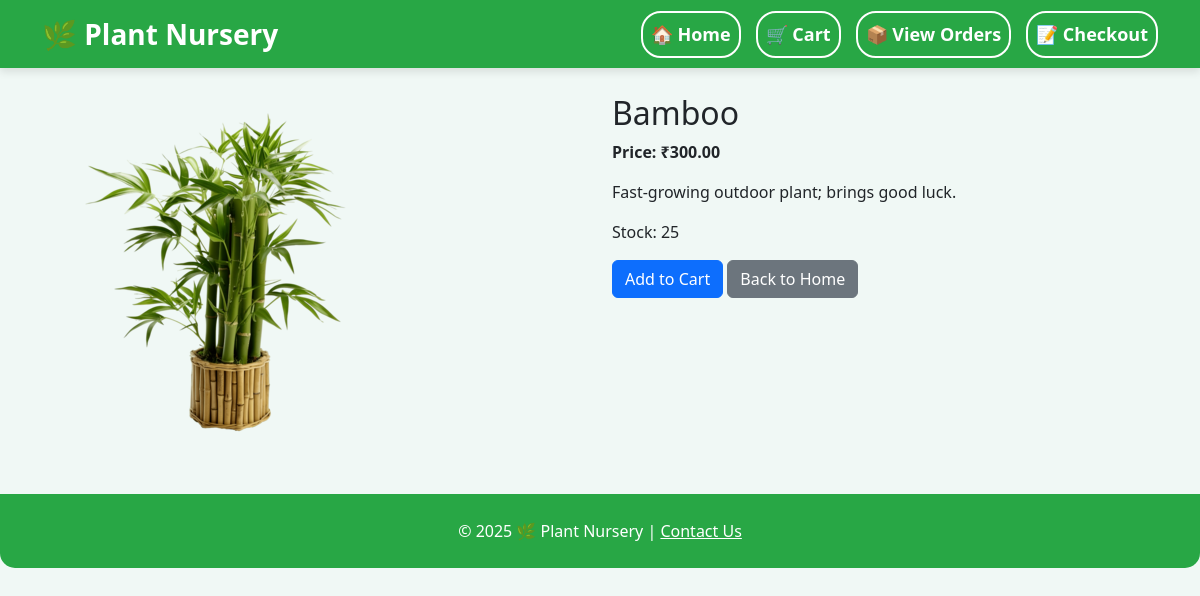
Screenshot of /plant/bamboo/ with the database file from the repository.
### shop/models.py (models this page shows, shortened)
class Plant(models.Model):
    category = models.ForeignKey('Category', on_delete=models.CASCADE)
    name = models.CharField(max_length=200)
    slug = models.SlugField(unique=True, blank=True)
    description = models.TextField()
    price = models.DecimalField(max_digits=8, decimal_places=2)
    stock = models.PositiveIntegerField()
    image = models.ImageField(upload_to='plants/', default='plants/default.png') # stores images in media/plants/

### shop/views.py (the view)
# urls.py: path('plant/<slug:slug>/', views.plant_detail, name='plant_detail'),
def plant_detail(request, slug):
    plant = get_object_or_404(Plant, slug=slug)
    return render(request, 'shop/plant_detail.html', {'plant': plant})

### shop/templates/shop/plant_detail.html (shortened to what this page needs)
{% extends "shop/base.html" %}
{% block content %}
<div class="row">
    <div class="col-md-6">
        <img src="{{ plant.image.url }}" alt="{{ plant.name }}" class="img-fluid">
    </div>
    <div class="col-md-6">
        <h2>{{ plant.name }}</h2>
        <p class="fw-bold">Price: ₹{{ plant.price }}</p>
        <p>{{ plant.description }}</p>
        <p>Stock: {{ plant.stock }}</p>
        <a href="{% url 'cart:cart_add' plant.id %}" class="btn btn-primary">Add to Cart</a>
        <a href="{% url 'shop:home' %}" class="btn btn-secondary">Back to Home</a>
    </div>
</div>
{% endblock %}

### shop/templates/shop/base.html (style rules this page uses)
body { padding-top: 70px; background-color: #f0f8f5; }

### rows the page displays
Plant: image (picture), name "Bamboo", price "300.00", description "Fast-growing outdoor plant; brings good luck.", stock "25"
